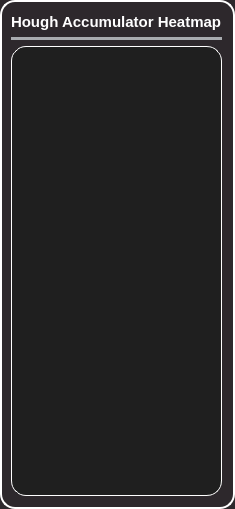
             <widget class="QFrame" name="frame_21">
              <property name="styleSheet">
               <string notr="true">background-color: #2d282c; /* Background color */
    border-radius: 15px; /* Curved borders */
    border: 2px solid #ffffff; /* 3D outline */

    box-shadow: 2px 2px 8px rgba(0, 0, 0, 0.7); /* 3D shadow effect */</string>
              </property>
              <property name="frameShape">
               <enum>QFrame::StyledPanel</enum>
              </property>
              <property name="frameShadow">
               <enum>QFrame::Raised</enum>
              </property>
              <layout class="QGridLayout" name="gridLayout_22">
               <property name="leftMargin">
                <number>9</number>
               </property>
               <item row="0" column="1">
                <layout class="QVBoxLayout" name="verticalLayout_70">
                 <property name="leftMargin">
                  <number>0</number>
                 </property>
                 <item>
                  <widget class="QLabel" name="label_43">
                   <property name="styleSheet">
                    <string notr="true">color: #ffffff;
font-weight:Bold;
font-size: 15px;
border: none;</string>
                   </property>
                   <property name="text">
                    <string>Hough Accumulator Heatmap</string>
                   </property>
                  </widget>
                 </item>
                 <item>
                  <widget class="Line" name="line_34">
                   <property name="styleSheet">
                    <string notr="true">/* Line style */

  /* Set the width of the line */
  width: 20px;

  /* Set the height of the line */
  height: 5px;

  /* Set the background color of the line */
  background-color:#a8abaf;

  /* Set the border of the line */
  border: 10px;

  /* Set the border radius of the line */
  border-radius:5px;




</string>
                   </property>
                   <property name="orientation">
                    <enum>Qt::Horizontal</enum>
                   </property>
                  </widget>
                 </item>
                 <item>
                  <layout class="QHBoxLayout" name="horizontalLayout_43">
                   <item>
                    <layout class="QVBoxLayout" name="verticalLayout_71" stretch="0">
                     <item>
                      <widget class="QWidget" name="accumulatorImage" native="true">
                       <property name="minimumSize">
                        <size>
                         <width>0</width>
                         <height>450</height>
                        </size>
                       </property>
                       <property name="styleSheet">
                        <string notr="true">border: 1px solid #ffffff;
background-color: #1f1f1f;</string>
                       </property>
                      </widget>
                     </item>
                    </layout>
                   </item>
                  </layout>
                 </item>
                </layout>
               </item>
              </layout>
             </widget>
